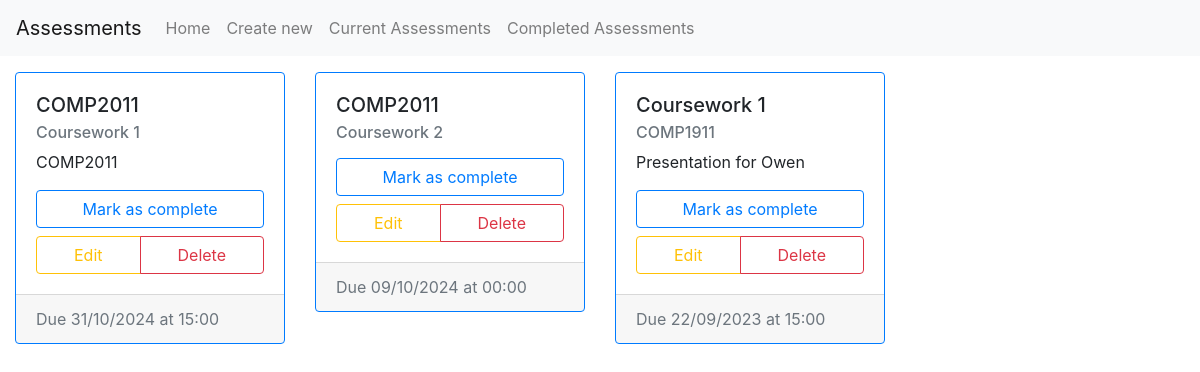
Before: / with the older database file.
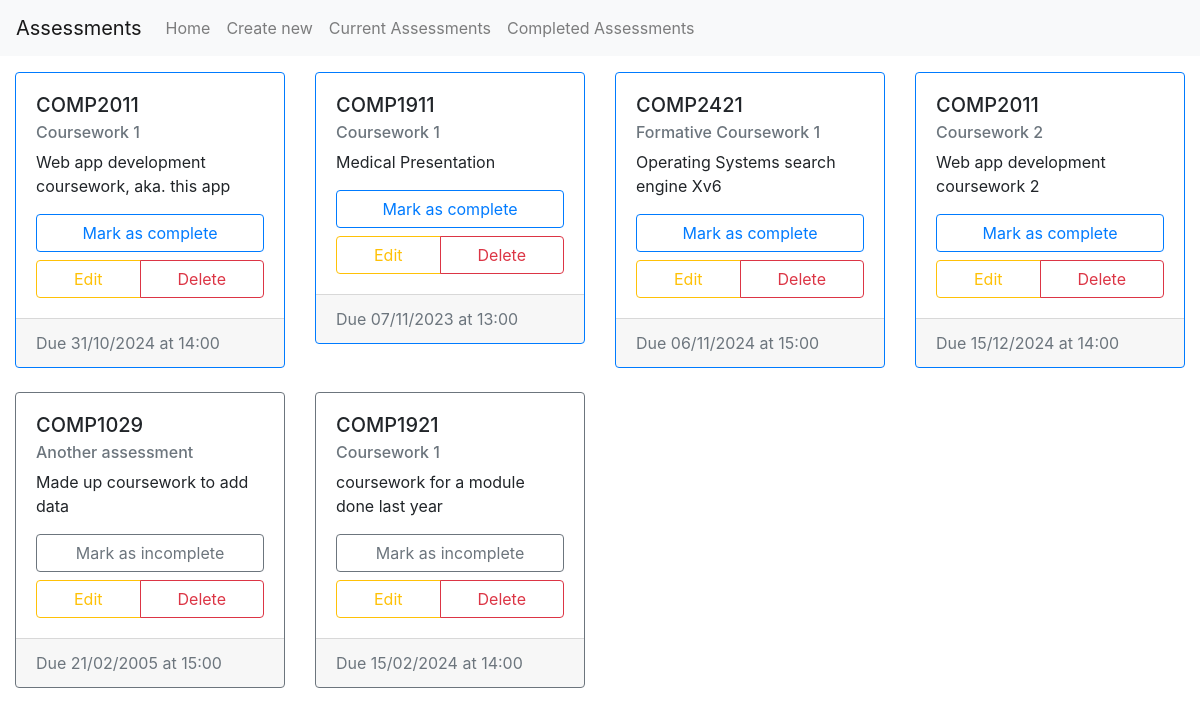
After: the same page with the newer database file.
### app/models.py (models this page shows)
class Assessment(db.Model):
    id = db.Column(db.Integer, primary_key=True)
    title = db.Column(db.String(80), nullable=False)
    module = db.Column(db.String(10), nullable=False)
    deadline = db.Column(db.DateTime)
    description = db.Column(db.String(500))
    completed = db.Column(db.Boolean, default=False)

### app/views.py (the view)
@app.route('/', methods=['GET', 'POST'])
def home():
    data = db.session.execute(db.select(Assessment).order_by(Assessment.completed)).all()
    assessments = []
    for assessment in data:
        assessments.append(formatAssessment(assessment[0]))
    if not assessments:
        flash("No assessments to display")
    return render_template("home.html", title="Home", assessments=assessments)

### app/views.py (called while the page is built)
def formatAssessment(assessment):
    return {
            "id": assessment.id,
            "title": assessment.title,
            "module": assessment.module,
            "description": assessment.description,
            "dueDate": assessment.deadline.strftime("%d/%m/%Y"),
            "dueTime": assessment.deadline.strftime("%H:%M"),
            "completed": assessment.completed
        }

### app/templates/home.html (shortened to what this page needs)
{% extends "base.html" %} {% from "card.html" import newCard %} {% block content
%}
<div class="container-fluid">
	<div class="row">
		{% for assessment in assessments %}
		<div class="col col-12 col-sm-6 col-lg-4 col-xl-3 mb-4">
			{{ newCard(assessment) }}
		</div>
		{% endfor %}
	</div>
</div>
{% endblock content %}

### app/templates/base.html (shortened to what this page needs)
<!DOCTYPE html>
<html>
  <head>
    <link
      rel="stylesheet"
      href="https://stackpath.bootstrapcdn.com/bootstrap/4.2.1/css/bootstrap.min.css"
    />
  </head>
  <body>
    <nav class="navbar navbar-expand-sm navbar-light bg-light mb-3">
      <a href="/" class="navbar-brand">Assessments</a>
      <div class="collapse navbar-collapse" id="navbarSupportedContent">
        <ul class="navbar-nav mr-auto">
          <li class="nav-item">
            <a href="/" class="nav-link"
              >Home <span class="sr-only">(current)</span></a
            >
          </li>
          <li class="nav-item">
            <a href="/create" class="nav-link">Create new</a>
          </li>
          <li class="nav-item">
            <a href="/current" class="nav-link">Current Assessments</a>
          </li>
          <li class="nav-item">
            <a href="/completed" class="nav-link">Completed Assessments</a>
          </li>
        </ul>
      </div>
    </nav>
    {% block content %}{% endblock content %}
  </body>
</html>

### app/templates/card.html
{% macro newCard(cardData) -%}
<div
  class="card {% if cardData.completed %}border-secondary{% else %}border-primary{% endif %}"
>
  <div class="card-body">
    <h5 class="card-title">{{ cardData.module }}</h5>
    <h6 class="card-subtitle mb-2 text-muted">{{ cardData.title }}</h6>
    <p class="card-text">{{ cardData.description }}</p>
    <a href="/toggle-completed/{{ cardData.id }}" class="text-decoration-none">
      {% if cardData.completed %}
      <button type="button" class="btn btn-outline-secondary btn-block">
        Mark as incomplete
      </button>
      {% else %}
      <button type="button" class="btn btn-outline-primary btn-block">
        Mark as complete
      </button>
      {% endif %}
    </a>
    <div class="btn-group btn-block mt-2" role="group">
      <a
        type="button"
        class="btn btn-outline-warning"
        href="/edit/{{ cardData.id }}"
        >Edit</a
      >
      <a
        type="button"
        class="btn btn-outline-danger"
        href="/delete/{{ cardData.id }}"
        >Delete</a
      >
    </div>
  </div>
  <div class="card-footer text-muted">
    Due {{ cardData.dueDate }} at {{ cardData.dueTime }}
  </div>
</div>
{%- endmacro %}

Changed rows visible on the page:
removed Assessment: module "Coursework 1", title "COMP1911", description "Presentation for Owen", completed "Mark as complete", dueDate "22/09/2023", dueTime "15:00"
changed Assessment: description "COMP2011" → "Web app development coursework, aka. this app"; dueTime "15:00" → "14:00"
changed Assessment: module "COMP2011" → "COMP1911"; title "Coursework 2" → "Coursework 1"; description (not shown) → "Medical Presentation"; dueDate "09/10/2024" → "07/11/2023"; dueTime "00:00" → "13:00"
added Assessment: module "COMP2421", title "Formative Coursework 1", description "Operating Systems search engine Xv6", completed "Mark as complete", dueDate "06/11/2024", dueTime "15:00"
added Assessment: module "COMP2011", title "Coursework 2", description "Web app development coursework 2", completed "Mark as complete", dueDate "15/12/2024", dueTime "14:00"
added Assessment: module "COMP1029", title "Another assessment", description "Made up coursework to add data", completed "Mark as incomplete", dueDate "21/02/2005", dueTime "15:00"
added Assessment: module "COMP1921", title "Coursework 1", description "coursework for a module done last year", completed "Mark as incomplete", dueDate "15/02/2024", dueTime "14:00"
